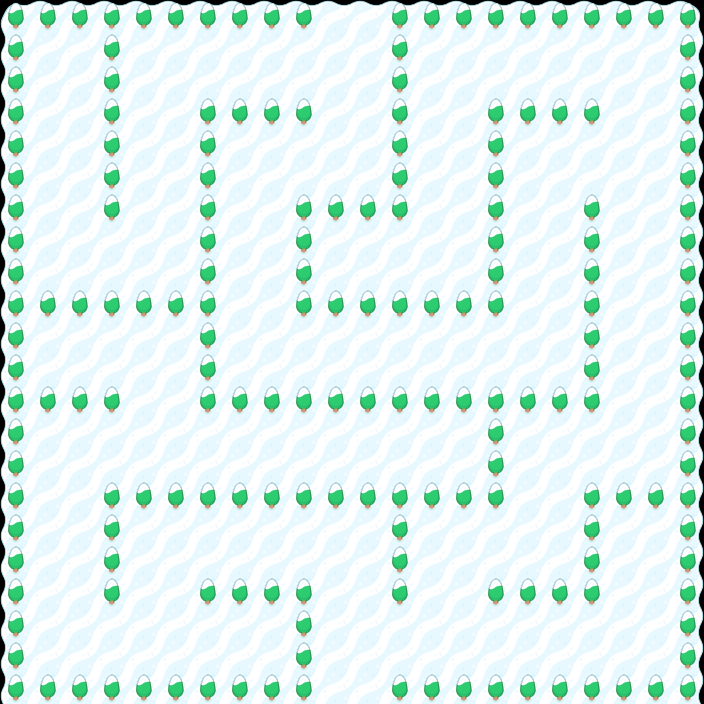

The image is a tile-based game level rendered from a .tmx file. Its description and complete source (layers, tilesets, objects, tile grids) follow:
An orthogonal 22x22 tile map with 32x32 px tiles, 2 tile layers (Tile Layer 1, Trees).

<map version="1.0" orientation="orthogonal" renderorder="right-down" width="22" height="22" tilewidth="32" tileheight="32" nextobjectid="1">
 <tileset firstgid="1" name="mapPack_tilesheet" tilewidth="32" tileheight="32" tilecount="204" columns="17">
  <image source="../Tilesheet/mapPack_tilesheet_small.png" width="544" height="384" />
 </tileset>
 <layer name="Tile Layer 1" width="22" height="22">
  <data encoding="csv">
69,70,70,70,70,70,70,70,70,70,70,70,70,70,70,70,70,70,70,70,70,71,
86,87,87,87,87,87,87,87,87,87,87,87,87,87,87,87,87,87,87,87,87,88,
86,87,87,87,87,87,87,87,87,87,87,87,87,87,87,87,87,87,87,87,87,88,
86,87,87,87,87,87,87,87,87,87,87,87,87,87,87,87,87,87,87,87,87,88,
86,87,87,87,87,87,87,87,87,87,87,87,87,87,87,87,87,87,87,87,87,88,
86,87,87,87,87,87,87,87,87,87,87,87,87,87,87,87,87,87,87,87,87,88,
86,87,87,87,87,87,87,87,87,87,87,87,87,87,87,87,87,87,87,87,87,88,
86,87,87,87,87,87,87,87,87,87,87,87,87,87,87,87,87,87,87,87,87,88,
86,87,87,87,87,87,87,87,87,87,87,87,87,87,87,87,87,87,87,87,87,88,
86,87,87,87,87,87,87,87,87,87,87,87,87,87,87,87,87,87,87,87,87,88,
86,87,87,87,87,87,87,87,87,87,87,87,87,87,87,87,87,87,87,87,87,88,
86,87,87,87,87,87,87,87,87,87,87,87,87,87,87,87,87,87,87,87,87,88,
86,87,87,87,87,87,87,87,87,87,87,87,87,87,87,87,87,87,87,87,87,88,
86,87,87,87,87,87,87,87,87,87,87,87,87,87,87,87,87,87,87,87,87,88,
86,87,87,87,87,87,87,87,87,87,87,87,87,87,87,87,87,87,87,87,87,88,
86,87,87,87,87,87,87,87,87,87,87,87,87,87,87,87,87,87,87,87,87,88,
86,87,87,87,87,87,87,87,87,87,87,87,87,87,87,87,87,87,87,87,87,88,
86,87,87,87,87,87,87,87,87,87,87,87,87,87,87,87,87,87,87,87,87,88,
86,87,87,87,87,87,87,87,87,87,87,87,87,87,87,87,87,87,87,87,87,88,
86,87,87,87,87,87,87,87,87,87,87,87,87,87,87,87,87,87,87,87,87,88,
86,87,87,87,87,87,87,87,87,87,87,87,87,87,87,87,87,87,87,87,87,88,
86,87,87,87,87,87,87,87,87,87,87,87,87,87,87,87,87,87,87,87,87,88
</data>
 </layer>
 <layer name="Trees" width="22" height="22">
  <data encoding="csv">
123,123,123,123,123,123,123,123,123,123,0,0,123,123,123,123,123,123,123,123,123,123,
123,0,0,123,0,0,0,0,0,0,0,0,123,0,0,0,0,0,0,0,0,123,
123,0,0,123,0,0,0,0,0,0,0,0,123,0,0,0,0,0,0,0,0,123,
123,0,0,123,0,0,123,123,123,123,0,0,123,0,0,123,123,123,123,0,0,123,
123,0,0,123,0,0,123,0,0,0,0,0,123,0,0,123,0,0,0,0,0,123,
123,0,0,123,0,0,123,0,0,0,0,0,123,0,0,123,0,0,0,0,0,123,
123,0,0,123,0,0,123,0,0,123,123,123,123,0,0,123,0,0,123,0,0,123,
123,0,0,0,0,0,123,0,0,123,0,0,0,0,0,123,0,0,123,0,0,123,
123,0,0,0,0,0,123,0,0,123,0,0,0,0,0,123,0,0,123,0,0,123,
123,123,123,123,123,123,123,0,0,123,123,123,123,123,123,123,0,0,123,0,0,123,
123,0,0,0,0,0,123,0,0,0,0,0,0,0,0,0,0,0,123,0,0,123,
123,0,0,0,0,0,123,0,0,0,0,0,0,0,0,0,0,0,123,0,0,123,
123,123,123,123,0,0,123,123,123,123,123,123,123,123,123,123,123,123,123,0,0,123,
123,0,0,0,0,0,0,0,0,0,0,0,0,0,0,123,0,0,0,0,0,123,
123,0,0,0,0,0,0,0,0,0,0,0,0,0,0,123,0,0,0,0,0,123,
123,0,0,123,123,123,123,123,123,123,123,123,123,123,123,123,0,0,123,123,123,123,
123,0,0,123,0,0,0,0,0,0,0,0,123,0,0,0,0,0,123,0,0,123,
123,0,0,123,0,0,0,0,0,0,0,0,123,0,0,0,0,0,123,0,0,123,
123,0,0,123,0,0,123,123,123,123,0,0,123,0,0,123,123,123,123,0,0,123,
123,0,0,0,0,0,0,0,0,123,0,0,0,0,0,0,0,0,0,0,0,123,
123,0,0,0,0,0,0,0,0,123,0,0,0,0,0,0,0,0,0,0,0,123,
123,123,123,123,123,123,123,123,123,123,0,0,123,123,123,123,123,123,123,123,123,123
</data>
 </layer>
</map>